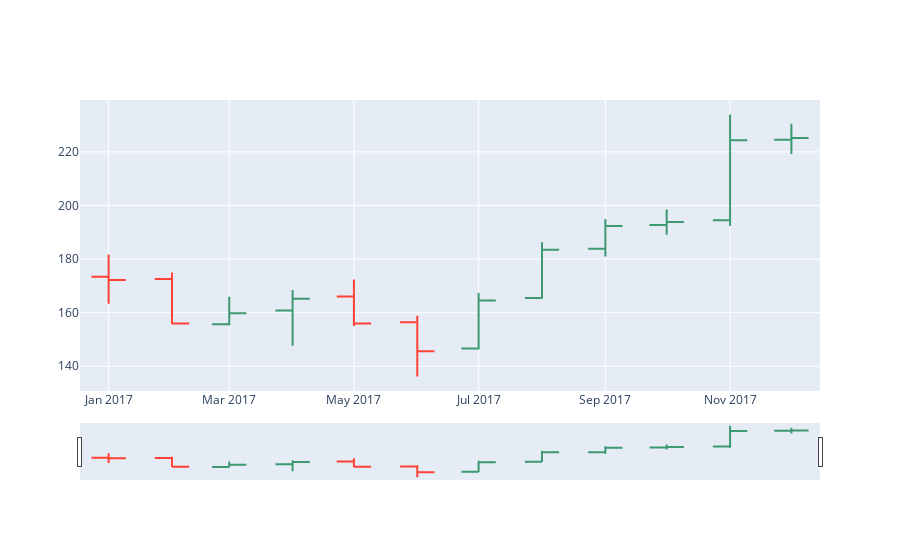

Notebook code cell kept with this figure:
### Code cell
trace2 = go.Ohlc(x=sb_m.index,# Проблема месяц, есть ли решение на середину месяца
                open=sb_m['OPEN'],
                high=sb_m['HIGH'],
                low=sb_m['LOW'],
                close=sb_m['CLOSE'])


# layout = go.Layout(
#     xaxis = dict(
#         rangeslider = dict(
#             visible = False
#         )
#     )
# )

data2 = [trace2]
fig = go.Figure(data=data2)#,layout=layout)
iplot(fig)

### Figure 1 — Plotly figure (JSON) as saved in the notebook; plotly's stock layout.template omitted (floating-point values rounded to 4 significant figures)
{"data": [{"close": [172.2, 156, 159.8, 165.2, 155.9, 145.6, 164.5, 183.5, 192.3, 193.8, 224.3, 225.2], "high": [181.7, 175.0, 166.0, 168.4, 172.4, 158.9, 167.3, 186.3, 195, 198.5, 233.9, 230.5], "low": [163.3, 155.7, 155.2, 147.6, 155.0, 136.2, 146.2, 165.3, 180.9, 189.1, 192.4, 219.2], "open": [173.4, 172.6, 155.7, 160.8, 166, 156.4, 146.7, 165.5, 183.8, 192.8, 194.5, 224.5], "type": "ohlc", "x": ["2017-01-01T00:00:00", "2017-02-01T00:00:00", "2017-03-01T00:00:00", "2017-04-01T00:00:00", "2017-05-01T00:00:00", "2017-06-01T00:00:00", "2017-07-01T00:00:00", "2017-08-01T00:00:00", "2017-09-01T00:00:00", "2017-10-01T00:00:00", "2017-11-01T00:00:00", "2017-12-01T00:00:00"]}], "layout": {}}
